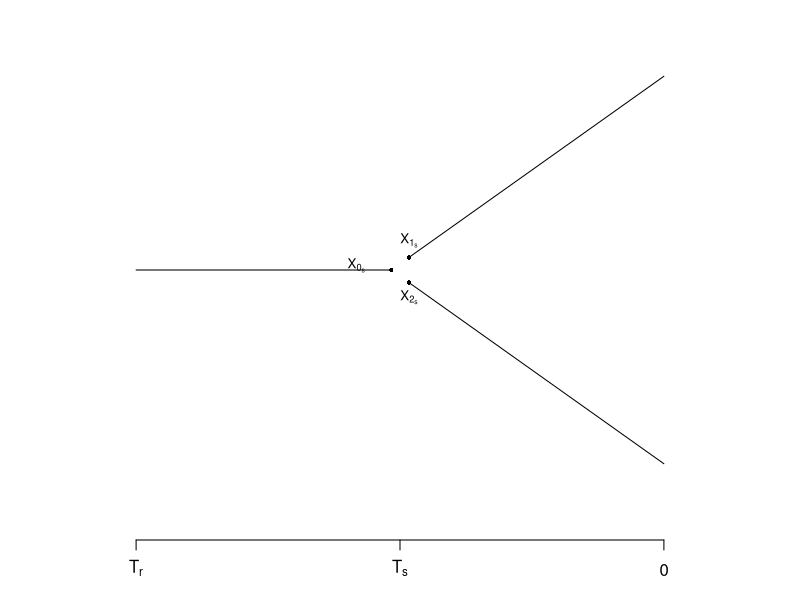
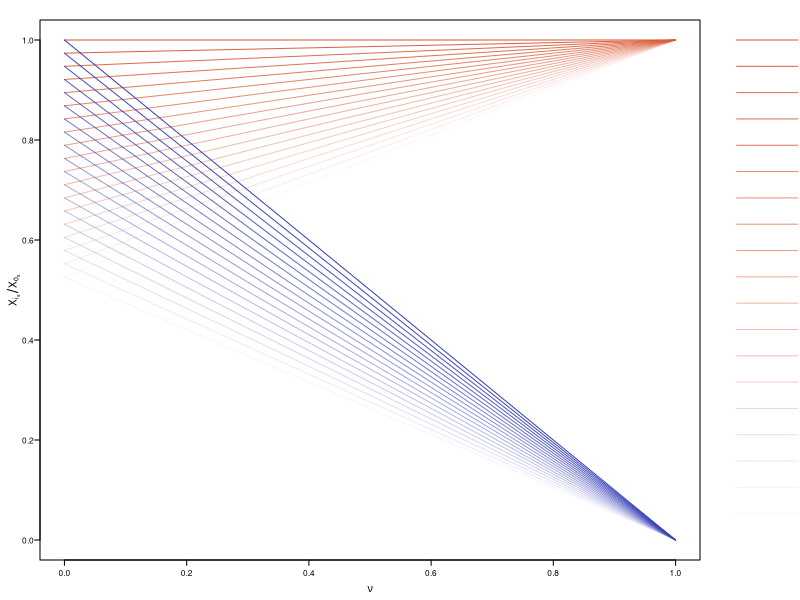
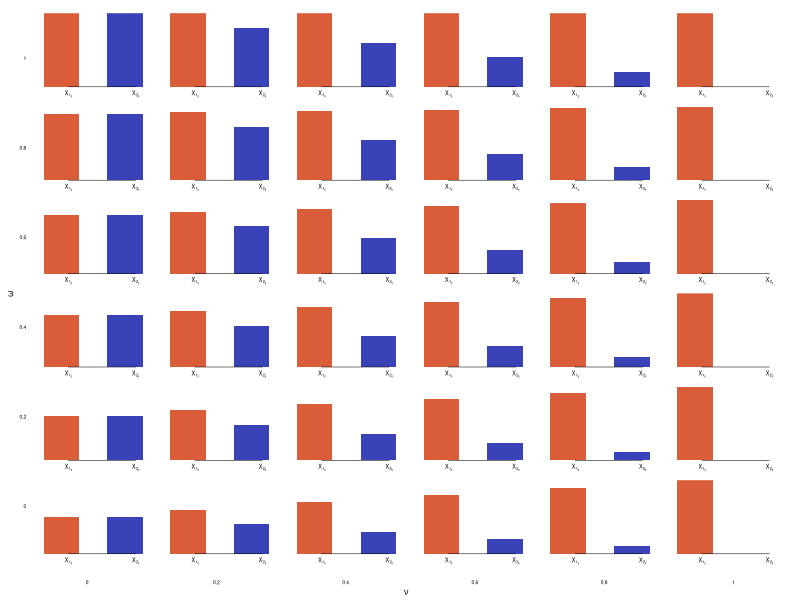

Reproduce these figures in R, in order.
##Figures ABM search


## First example
jpeg("Figures/bifurcation.jpg", height = 8, width = 8, units = "cm", res = 600)
par(mar = c(3,1,0,1))
plot.new()
plot.window(xlim = c(1, 9), ylim = c(1, 9))
segments(c(2,5.1,5.1), c(5,5.2,4.8), c(4.9, 8, 8), c(5, 8.1, 1.9))
points(c(4.9,5.1,5.1),c(5,5.2,4.8),pch = 16,cex = .6)
text(c(4.5,5.1,5.1),c(4.8,5.2,4.8),labels = c(expression(X[0[s]]), expression(X[1[s]]), expression(X[2[s]])),pos = c(3,3,1), cex = .8)
axis(1, at = c(2,5,8), labels = c(expression(T[r]), expression(T[s]), 0))
dev.off()



##Parametrization
v1 <- function(omega, nu, X0){
  return(X0/2*(omega*(1-nu^2)/(1+nu)+1+nu))
}

v2 <- function(omega, nu, X0){
  return(X0/2*(omega*(1-nu^2)/(1+nu)+1-nu))
}
colvec <- colorRampPalette(rev(c("#d53e4f", "#f46d43", "#fdae61", "#fee08b", "#ffffbf", "#e6f598", "#abdda4",
                                 "#88ddaa", "#66c2a5", "#37b69b", "#3288bd", "#71acbc")))(101)

nu <- seq(0,1, length.out = 1e4)
omega <- seq(0,1, length.out = 20)

jpeg("Figures/descendants.jpg", height = 7, width = 8, units = "cm", res = 600)
par(mar = c(2,2,1,5), las = 1, mgp = c(0.8,0.3,0), tck = -.01)
plot(v1(1,nu,1)~nu, type = "n", ylim = c(0,1), ylab = expression(X[i[s]]/X[0[s]]), xlab = expression(nu),
     cex.lab = .6, cex.axis = .5, xaxt = "n")
axis(1, cex.axis = .5, mgp = c(0.8,0,0))
for(i in omega){
  lines(nu, v1(i,nu,1), col = adjustcolor("#d95d39",i))
  lines(nu, v2(i,nu,1), col = adjustcolor("#3943b7",i))
  lines(c(1.1,1.2), rep(i,2), xpd = T, col = adjustcolor("#d95d39",i))
  lines(c(1.3,1.4), rep(i,2), xpd = T, col = adjustcolor("#3943b7",i))
  text(1.5,i, labels = round(i,2), cex = 0.5, xpd = T)
}
 text(c(1.15, 1.35, 1.5), rep(1.1, 3), xpd = T, labels = c(expression(X[1[s]]),expression(X[2[s]]), expression(omega)), cex = .5)
dev.off()

nu <- seq(0,1, length.out = 6)
omega <- seq(0,1, length.out = 6)

jpeg("Figures/Parameter_space.jpg", height = 7, width = 8, units = "cm", res = 600)
par(oma = c(2,2,1,1), mfrow = c(6,6), mar =c(1.5,1,0,.5))
for(o in rev(omega)){
  for(n in nu){
    barplot(c(v1(o,n,1),v2(o,n,1)), col = c("#d95d39", "#3943b7"), axes = F, ylim = c(0,1), space = .8,
            border = NA)
    axis(1, cex.axis = .5, at = c(1.5,3.4), labels = c(expression(X[1[s]]), expression(X[2[s]])),
         mgp = c(1,0,0), tck = 0, lwd = 0.5)
    if(n == nu[1]) lines(c(0,0), c(-2,2), xpd = T)
    if(o == omega[1]){
      lines(c(-1,6), c(-1,-1), xpd = T)
      mtext(n, outer = T, side = 1, line = 0, at = n*.85+.08, cex = .3, las = 1)
    } 
  }
  mtext(o, outer = T, side = 2, line = 0, at = o*.8+.12, cex = .3, las = 1)
}
  mtext(expression(omega), side = 2, line = 0.8, cex = .5, outer = T)
  mtext(expression(nu), side = 1, line = 0.8, cex = .5, outer = T)
dev.off()
